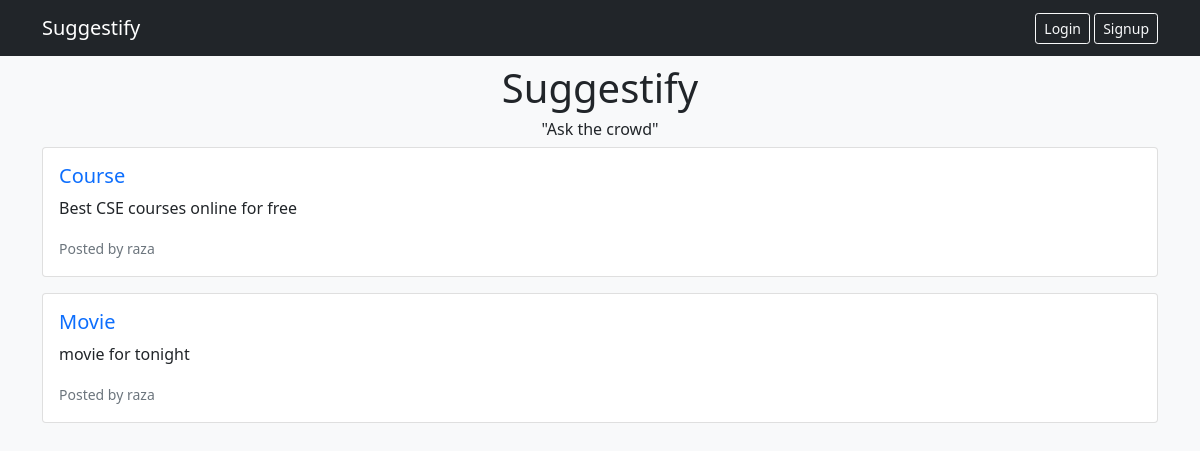
The page / on the database its author committed.
### suggestions/models.py (models this page shows, shortened)
class Suggestion(models.Model):
    title = models.CharField(max_length=255)
    description = models.TextField()
    author = models.ForeignKey(User, related_name='users', on_delete=models.CASCADE)
    created_at = models.DateTimeField(auto_now_add=True)

### suggestions/views.py (the view)
# urls.py: 2. Add a URL to urlpatterns:  path('', views.home, name='home')
def home(request):
    suggestions = Suggestion.objects.all().order_by('created_at')
    return render(request, 'suggestions/home.html', {'suggestions': suggestions})

### suggestions/templates/suggestions/home.html (shortened to what this page needs)
{% extends 'suggestions/base.html' %}
{% block content %}
    <div class="container mt-5">
        <h1 class=" mt-5 pt-3 text-center">Suggestify</h1>
        <h6 class=" text-center">"Ask the crowd"</h1>
        {% if suggestions %}
            {% for s in suggestions  %}
                <div class="card mb-3">
                    <div class="card-body">
                        <a href="{% url 'suggestion:detail' s.pk %}" class="fs-5 text-bold" style="text-decoration: none;"><h5 class="card-title">{{ s.title }}</h5></a>
                        <p class="card-text">{{ s.description }}</p>
                        <small class="text-muted">Posted by {{s.author.username}}</small>
                    </div>
                </div>
            {% endfor %}
        {% else %}
            <p class="text-center">No suggestions available.</p>
        {% endif %}
    </div>
{% endblock content %}

### rows shown on the page
Suggestion: title "Course", description "Best CSE courses online for free", author.username "raza"
Suggestion: title "Movie", description "movie for tonight", author.username "raza"
